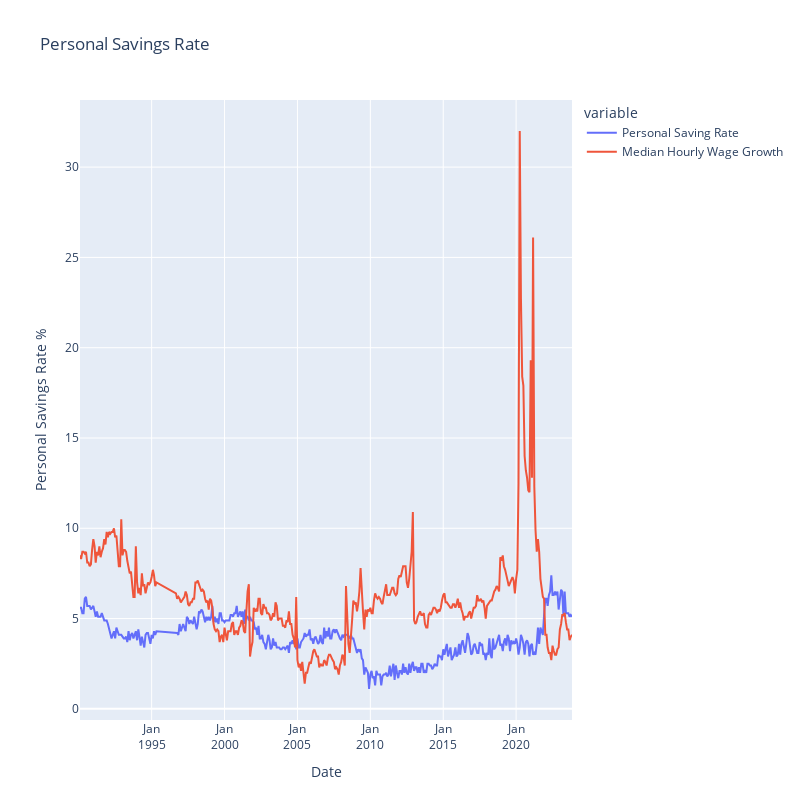

Source (notebook cell):
### Code cell
savings_rate.columns = ['Personal Saving Rate','Median Hourly Wage Growth']
fig = px.line(savings_rate['1990':].dropna().reset_index(), x="DATE", y=["Personal Saving Rate", "Median Hourly Wage Growth"],
              hover_data={"DATE": "|%B %d, %Y"},
              title='Personal Savings Rate')
fig.update_xaxes(
    dtick="M1",
    tickmode= 'auto',
    tickformat= '%b\n%Y')

fig.update_layout(
    autosize=False,
    width=800,
    height=800,
    xaxis_title="Date", 
    yaxis_title="Personal Savings Rate %"
)

### Figure 1 — Plotly figure (JSON) as saved in the notebook; plotly's stock layout.template omitted (floating-point values rounded to 4 significant figures; data arrays with more than 128 entries replaced by an {"elided": "..."} marker saying what was removed)
{"data": [{"hovertemplate": "variable=Personal Saving Rate<br>DATE=%{x|%B %d, %Y}<br>value=%{y}<extra></extra>", "legendgroup": "Personal Saving Rate", "line": {"color": "#636efa", "dash": "solid"}, "marker": {"symbol": "circle"}, "mode": "lines", "name": "Personal Saving Rate", "orientation": "v", "showlegend": true, "type": "scatter", "x": {"elided": "391 str values"}, "xaxis": "x", "y": {"elided": "391 float values"}, "yaxis": "y"}, {"hovertemplate": "variable=Median Hourly Wage Growth<br>DATE=%{x|%B %d, %Y}<br>value=%{y}<extra></extra>", "legendgroup": "Median Hourly Wage Growth", "line": {"color": "#EF553B", "dash": "solid"}, "marker": {"symbol": "circle"}, "mode": "lines", "name": "Median Hourly Wage Growth", "orientation": "v", "showlegend": true, "type": "scatter", "x": {"elided": "391 str values"}, "xaxis": "x", "y": {"elided": "391 float values"}, "yaxis": "y"}], "layout": {"autosize": false, "height": 800, "legend": {"title": {"text": "variable"}, "tracegroupgap": 0}, "title": {"text": "Personal Savings Rate"}, "width": 800, "xaxis": {"anchor": "y", "domain": [0, 1], "dtick": "M1", "tickformat": "%b\n%Y", "tickmode": "auto", "title": {"text": "Date"}}, "yaxis": {"anchor": "x", "domain": [0, 1], "title": {"text": "Personal Savings Rate %"}}}}
